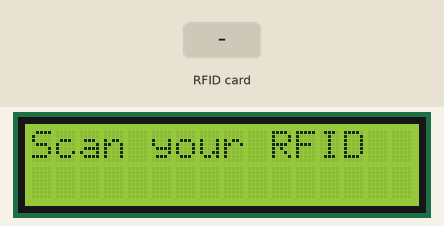
A sketch run on a simulated Arduino Uno, built with avr-gcc and run on an emulated ATmega328P. Shown: 16×2 character LCD. Inputs (shaded band) come from the test bench.

Above: at 1.3 s.
1.4 s: RFID card 5E 7A 19 C4 held to the reader
At 3.1 s:
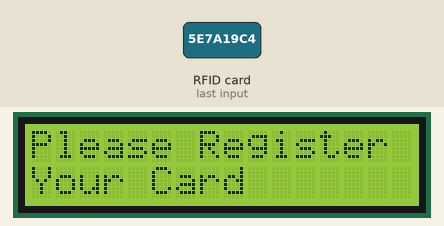
Timing chart, 0 to 4.6 s (numbered marks = the images above; inputs shaded):
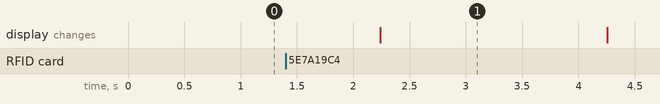

Measured:
- after the input at 1.4 s, the display: changes after 0.84 s (image 1)

The sketch:

Code.ino
```cpp
#include <SPI.h>
#include <MFRC522.h>
#include <Wire.h>
#include <LiquidCrystal_I2C.h>
#include <SoftwareSerial.h>
#include <string.h>


// Define RFID pins
#define SS_PIN 10     // SDA pin for RFID
#define RST_PIN 9     // RST pin for RFID

String answer="N/A";
// LCD and Bluetooth initialization

LiquidCrystal_I2C lcd(0x27, 16, 2);
SoftwareSerial BTSerial(A0, A1); // RX, TX for Bluetooth module

// RFID initialization
MFRC522 rfid(SS_PIN, RST_PIN);

// Authorized RFID UID
const String authorizedUID = "140,251,53,2";

void setup() {
  // Initialize serial communications
  Serial.begin(9600);
  BTSerial.begin(9600);
  SPI.begin();
  rfid.PCD_Init();  // Initialize RFID module

  // Initialize LCD
  lcd.init();
  lcd.backlight();
  lcd.clear();
  lcd.setCursor(0, 0);
  lcd.print("Scan your RFID");
}

void loop() {
  String rfidUID = rfid_read();
  if (rfidUID != "") {
    sendData(rfidUID);
    //continue;
  }

  delay(1000);  // Check every second
}

String rfid_read() {
  String rfidUID = "";

  if (rfid.PICC_IsNewCardPresent() && rfid.PICC_ReadCardSerial()) {
    for (byte i = 0; i < rfid.uid.size; i++) {
      rfidUID += String(rfid.uid.uidByte[i]);
      if (i < rfid.uid.size - 1) {
        rfidUID += ",";
      }
    }

    rfid.PICC_HaltA();  // Stop reading
    rfid.PCD_StopCrypto1();

    //Serial.print("RFID UID: ");
   // Serial.println(rfidUID);

    lcd.clear();
    if (rfidUID == authorizedUID) {
      /*lcd.setCursor(0, 0);
      lcd.print("Krishna");
      BTSerial.println("Krishna");*/
      lcd.setCursor(0,0);
      lcd.println("Card Detected");
      BTSerial.println("Card Detected to transact");
      BTSerial.println("Would you like to transfer your money ? y/n :");
      char ans= (char)BTSerial.read();
      answer+=ans;

      BTSerial.println(answer);

      if(answer=="y"){
        lcd.println("Money successfully transacted");
        Serial.println("Money successfully transacted");
        BTSerial.println("Money successfully transacted");
      }
      else if(answer=="n"){
        lcd.println("Authorization Denied");
        Serial.println("Authorization Denied");
        BTSerial.println("Authorization Denied");
      }


    } else {
      lcd.setCursor(0, 0);
      lcd.print("Please Register");
      //lcd.print(rfidUID);
      lcd.setCursor(0, 1);
      lcd.print("Your Card");
      BTSerial.println("Please Register Your Card");
      delay(2000);
    }

    lcd.clear();
    lcd.setCursor(0, 0);
    lcd.print("Scan your RFID");
    BTSerial.println("Scan your RFID");
  }

  return rfidUID;
}

void sendData(String rfidUID) {
  BTSerial.print("RFID UID: ");
  BTSerial.println(rfidUID);
}
```
